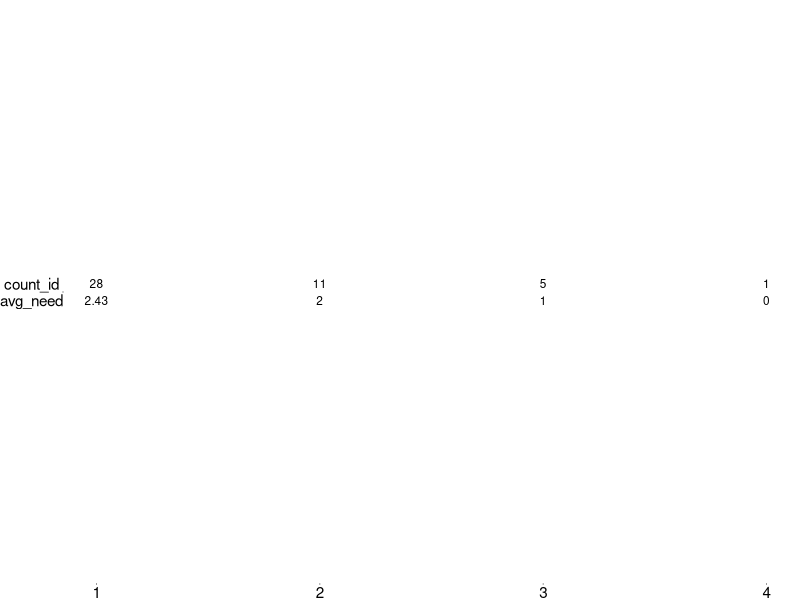

Source code (R): (Note: this script raises an error after producing the figure.)
## ---- chunk 1
knitr::opts_chunk$set(echo = TRUE)
library(ggplot2)
library(ggpubr)
bar_color <- rgb(100/255,100/255,225/255,1)
## ---- chunk 2
# ansa_df <- read_delim("../data/ANSA.csv", delim=",")
# dummy data for now
x <- c(1, 2, 3, 4, 2.43, 2.0, 1.0, 0.0, 28, 11, 5, 1)
m <- matrix(x, nrow=4, ncol=3, dimnames=list(c(1:4),c("label", "avg_need", "count_id")))
df <- as.data.frame(m)
## ---- chunk 3
# second axis example: https://www.r-graph-gallery.com/line-chart-dual-Y-axis-ggplot2.html  
# underlying table example using ggpubr: https://www.datanovia.com/en/blog/how-to-create-a-beautiful-plots-in-r-with-summary-statistics-labels/

coeff <- 10 # scaling transform for second axis
ansa_avg_need_plot <- ggplot(df, mapping=aes(x="label", y="avg_need")) + 
  geom_bar(stat="identity", width=0.1, fill=bar_color) +
  geom_line(aes(y="count_id"/coeff), size=1.5, color="orange") +
  geom_point(aes(y="count_id"/coeff), size=3, color="orange") +
  scale_y_continuous(
    name = "Average Need",
    sec.axis = sec_axis(~.*coeff, name="Count Id")
  ) +
  ylab("Average Need") + 
  ggtitle("ANSA - Average of Need") + 
  theme_bw() +
  theme(axis.title.x=element_blank())  

ansa_avg_table <- ggsummarytable(df, x="label", y=c("count_id", "avg_need"), digits = 2,
                                 ggtheme = theme_void())

ggarrange(
  ansa_avg_need_plot, ansa_avg_table, ncol=1, align = "v", heights = c(0.80, 0.20)
)
  
